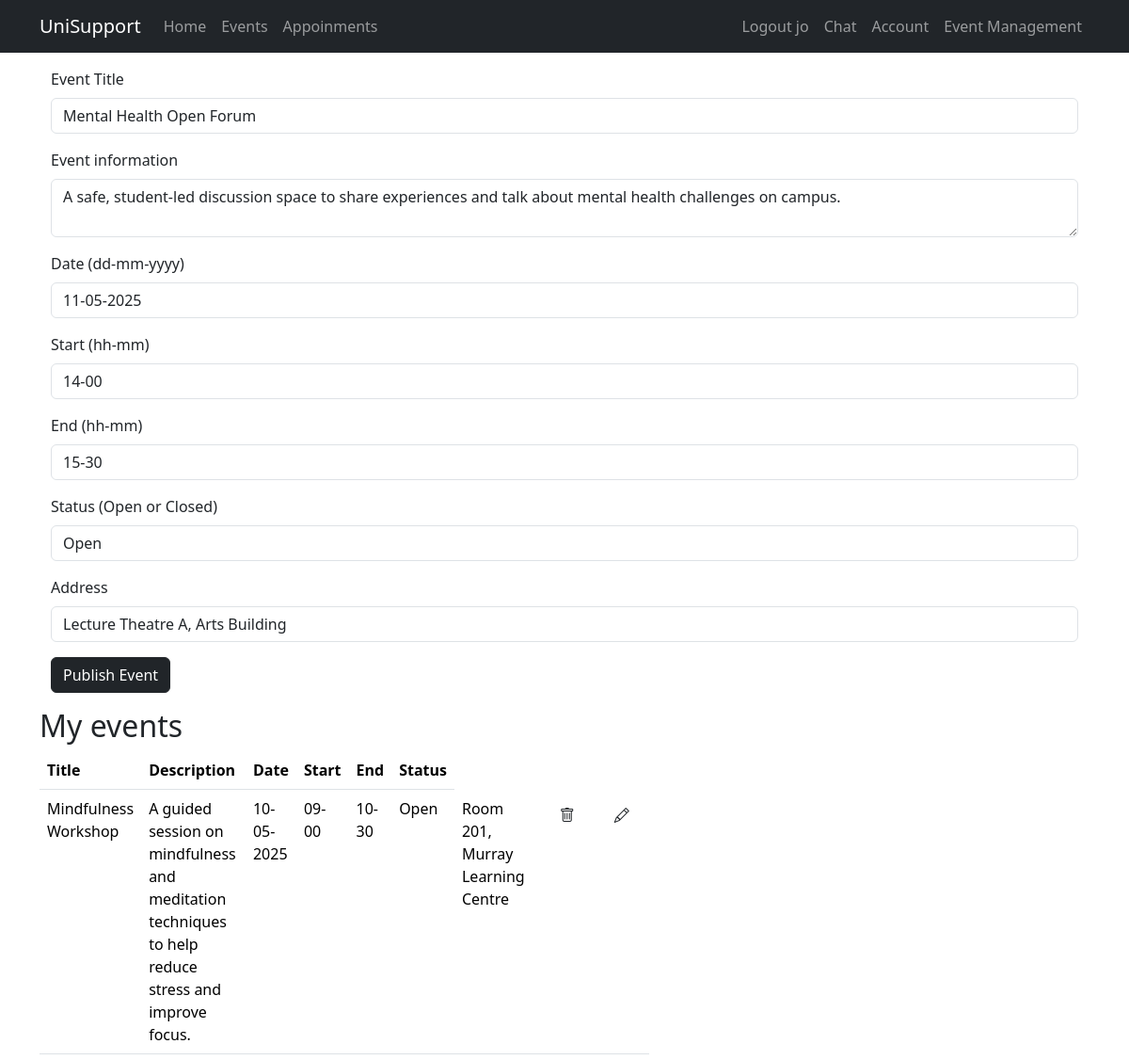
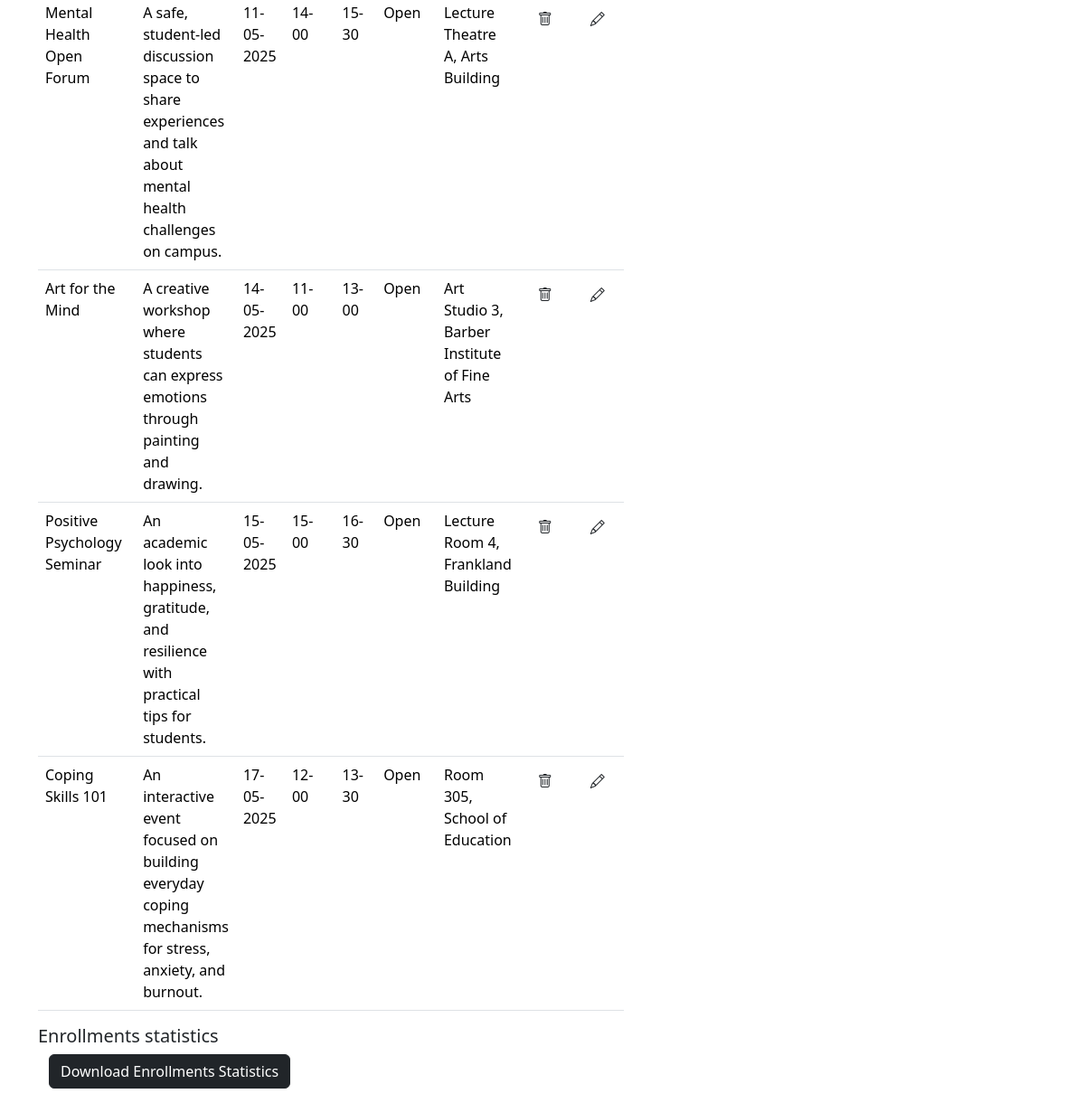
Page /edit_event/2 (signed in) on the committed database (2 pictures, top to bottom).
### app/models.py (models this page shows, shortened)
@dataclass
class User(UserMixin, db.Model):
    __tablename__ = 'users'
    id: so.Mapped[int] = so.mapped_column(primary_key=True)
    email: so.Mapped[str] = so.mapped_column(sa.String(120), index=True, unique=True)
    username: so.Mapped[str] = so.mapped_column(sa.String(64), index=True, unique=True)
    password_hash: so.Mapped[Optional[str]] = so.mapped_column(sa.String(256))
    role: so.Mapped[str] = so.mapped_column(sa.String(10), default="Normal")
    events: so.Mapped[list['Event']] = relationship(back_populates='user', cascade='all, delete-orphan')
    appointments: so.Mapped[list['Appointment']] = relationship(back_populates='user', cascade='all, delete-orphan')
    logs: so.Mapped[list['BookingLog']] = relationship(back_populates='user', cascade='all, delete-orphan')
    enrollments: so.Mapped[list['Enrollment']] = relationship(back_populates='user', cascade='all, delete-orphan')
    user_type: Mapped[str] = so.mapped_column(sa.String(64), default="user")
    __mapper_args__ = {
        "polymorphic_identity": "user",
        "polymorphic_on": user_type
    }

class Event(db.Model):
    __tablename__ = 'events'
    id: so.Mapped[int] = so.mapped_column(primary_key=True)
    title: so.Mapped[str] = so.mapped_column(sa.String(64), unique=True)
    text: so.Mapped[str] = so.mapped_column(sa.String(3200))
    username: so.Mapped[str] = so.mapped_column(ForeignKey('users.username'), index=True)
    user: so.Mapped['User'] = relationship(back_populates='events')
    status: so.Mapped[str] = so.mapped_column(sa.String(64),default='Open')
    date: so.Mapped[str] = so.mapped_column(sa.String(64),default='None')
    start_time: so.Mapped[str] = so.mapped_column(sa.String(64),default='None')
    end_time: so.Mapped[str] = so.mapped_column(sa.String(64),default='None')
    address: so.Mapped[str] = so.mapped_column(sa.String(256))

### app/views.py (the view, shortened to what this page needs)
@app.route("/edit_event/<int:event_id>", methods=['GET','POST'])
def edit_event(event_id):
    choose_form = ChooseForm()
    event_first = db.session.get(Event, event_id)
    form = EventsForm(edit = event_first.id,title=event_first.title, text=event_first.text, username = event_first.username, status = event_first.status, date = event_first.date, start_time = event_first.start_time, end_time = event_first.end_time, address = event_first.address )
    q = db.select(Event).where(Event.username == current_user.username)
    list_of_events = db.session.scalars(q)
    return render_template("manager.html", title="Event Management", form=form, choose_form=choose_form,
                           list_of_events = list_of_events)

### app/forms.py
class ChooseForm(FlaskForm):
    choice = HiddenField('Choice')
    appo_id = HiddenField('appo_id')
    user_id = HiddenField('user_id')
    current_choice = HiddenField()

class EventsForm(FlaskForm):
    edit = HiddenField(default='-1')
    title = StringField('Event Title', validators=[DataRequired()])
    text = TextAreaField('Event information', validators=[DataRequired()])
    date = StringField('Date (dd-mm-yyyy)', validators= [Regexp(r'^\d{2}-\d{2}-\d{4}$', message = "Date must be in format dd-mm-yyyy")])
    start_time = StringField('Start (hh-mm)', validators= [Regexp(r'^\d{2}-\d{2}$', message = "Start time must be in format hh-mm")])
    end_time = StringField('End (hh-mm)', validators= [Regexp(r'^\d{2}-\d{2}$', message = "End time must be in format hh-mm")])
    status = StringField('Status (Open or Closed)', validators=[AnyOf(values=["Open","Closed"], message= "Status must be either 'Open' or 'Closed'")])
    address = StringField("Address", validators=[DataRequired()])
    submit = SubmitField('Publish Event')

### app/models.py (called while the page is built)
@login.user_loader
def load_user(id):
    return db.session.get(User, int(id))

### app/templates/manager.html (shortened to what this page needs)
{% extends "base.html" %}
{% import "bootstrap_wtf.html" as wtf %}
{% block content %}
    <div class="container">
        {{ wtf.quick_form(form, action="", method="post", id="", novalidate=True, autofocus=False) }}
    </div>
<h2>My events</h2>
<div class="col-lg-3">
<table class="table">
<thead>
        <tr>
            <th>Title</th>
            <th>Description</th>
            <th>Date</th>
            <th>Start</th>
            <th>End</th>
            <th>Status</th>
        </tr>
    </thead>
    {% for event in list_of_events %}
        <tr>
            <td>{{event.title}}</td>
              <td>{{event.text}}</td>
            <td>{{event.date}}</td>
            <td>{{event.start_time}}</td>
            <td>{{event.end_time}}</td>
            <td>{{event.status}}</td>
            <td>{{event.address}}</td>
            <td><form action="{{ url_for('delete_event') }}" method="post">
                    <button class="btn" type="submit">
                        <i class="bi bi-trash"></i>
                    </button>
                </form></td>
            <td><div><form action="{{ url_for('edit_event', event_id=event.id) }}" method="get" style="display:inline;">
                       <button type="submit" class="btn" title="Edit">
                            <i class="bi bi-pencil"></i>
                    </button>
                 </form></div></td>
        </tr>
    {% endfor %}
</table>
</div>
    <h5>Enrollments statistics</h5>
<div class="container mb-3">
    <form action="{{ url_for('download_enrollments_csv') }}" method="post">
        <button class="btn btn-dark" type="submit">Download Enrollments Statistics</button>
    </form>
</div>
{% endblock %}

### app/templates/base.html (shortened to what this page needs)
<!doctype html>
<html lang="en">
<head>
    <link
            href="https://cdn.jsdelivr.net/npm/bootstrap@5.3.3/dist/css/bootstrap.min.css"
            rel="stylesheet"
>
    <link rel="stylesheet" href="https://cdn.jsdelivr.net/npm/bootstrap-icons@1.11.3/font/bootstrap-icons.min.css">
</head>
<body>
<nav class="navbar navbar-expand-sm bg-dark" data-bs-theme="dark">
    <div class="container">
        <a class="navbar-brand" href="{{ url_for('home') }}">UniSupport</a>
        <div class="collapse navbar-collapse" id="navbarSupportedContent">
            <ul class="navbar-nav me-auto mb-2 mb-lg-0">
                <li class="nav-item">
                    <a class="nav-link" aria-current="page" href="{{ url_for('home') }}">Home</a>
                </li>
                <li class="nav-item">
                    <a class="nav-link" aria-current="page" href="{{ url_for('events') }}">Events</a>
                </li>
                <li class="nav-item">
                    <a class="nav-link" aria-current="page" href="{{ url_for('appointments') }}">Appoinments</a>
                </li>
            </ul>
            <ul class="navbar-nav mb-2 mb-lg-0">
                {% if current_user.is_anonymous %}
                <li class="nav-item">
                    <a class="nav-link" aria-current="page" href="{{ url_for('login') }}">Login</a>
                </li>
                <li class="nav-item">
                    <a class="nav-link" aria-current="page" href="{{ url_for('register_email') }}">Register</a>
                </li>
                {% else %}
                <li class="nav-item">
                    <a class="nav-link" aria-current="page" href="{{ url_for('logout') }}">Logout {{ current_user.username }}</a>
                </li>
                <li class="nav-item">
                    <a class="nav-link" aria-current="page" href="{{ url_for('chat') }}">Chat</a>
                </li>
                <li class="nav-item">
                    <a class="nav-link" aria-current="page" href="{{ url_for('account') }}">Account</a>
                </li>
                {% if current_user.is_authenticated and current_user.role == "Organiser" %}
                <li class="nav-item">
                    <a class="nav-link" aria-current="page" href="{{ url_for('manager') }}">Event Management</a>
                </li>
                {% endif %}
                {% endif %}
            </ul>
        </div>
    </div>
</nav>
<div class="container">
    {% block content %}{% endblock content %}
</div>
</body>
</html>

### app/templates/bootstrap_wtf.html (shortened to what this page needs)
{% macro form_field(field, autofocus) %}
  {%- if field.type == 'BooleanField' %}
  <div class="form-check mb-3">
    {{ field(class='form-check-input') }}
    {{ field.label(class='form-check-label') }}
  </div>
  {%- elif field.type == 'SelectField' %}
    {{ field.label(class='form-label') }}
    {{ field(class='form-select mb-3' + (' is-invalid' if field.errors else '')) }}
    {%- for error in field.errors %}
    <div class="invalid-feedback">{{ error }}</div>
    {%- endfor %}
  {%- elif field.type == 'TextAreaField' %}
  <div class="mb-3">
    {{ field.label(class='form-label') }}
    {% if autofocus %}
      {{ field(class='form-control' + (' is-invalid' if field.errors else ''), autofocus=True) }}
    {% else %}
      {{ field(class='form-control' + (' is-invalid' if field.errors else '')) }}
    {% endif %}
  </div>
  {%- elif field.type == 'SubmitField' %}
  {{ field(class='btn btn-dark mb-3') }}
  {%- else %}
  <div class="mb-3">
    {{ field.label(class='form-label') }}
    {% if autofocus %}
      {{ field(class='form-control' + (' is-invalid' if field.errors else ''), autofocus=True) }}
    {% else %}
      {{ field(class='form-control' + (' is-invalid' if field.errors else '')) }}
    {% endif %}
  </div>
  {%- endif %}
{% endmacro %}
{% macro quick_form(form, action="", method="post", id="", novalidate=False, autofocus=False) %}
<form
  {%- if action != None %} action="{{ action }}"{% endif -%}
  {%- if method %} method="{{ method }}"{% endif %}
  {%- if novalidate %} novalidate{% endif -%}>
  {% set ns = namespace(first_field=autofocus) %}
  {%- for field in form %}
    {% if field.widget.input_type is undefined or field.widget.input_type != 'hidden' -%}
      {{ form_field(field, ns.first_field) }}
      {% set ns.first_field = false %}
    {%- endif %}
  {%- endfor %}
</form>
{% endmacro %}

### rows in the picture
User: username "jo"
Event: title "Mental Health Open Forum" "11-05-2025" "14-00" "15-30" "Open" "Lecture Theatre A, Arts Building", text "A safe, student-led discussion space to share experiences and talk about mental health challenges on campus.", title "Mental Health Open Forum", text "A safe, student-led discussion space to share experiences and talk about mental health challenges on campus.", date "11-05-2025", start_time "14-00", end_time "15-30", status "Open", address "Lecture Theatre A, Arts Building"
Event: title "Mindfulness Workshop", text "A guided session on mindfulness and meditation techniques to help reduce stress and improve focus.", date "10-05-2025", start_time "09-00", end_time "10-30", status "Open", address "Room 201, Murray Learning Centre"
Event: title "Art for the Mind", text "A creative workshop where students can express emotions through painting and drawing.", date "14-05-2025", start_time "11-00", end_time "13-00", status "Open", address "Art Studio 3, Barber Institute of Fine Arts"
Event: title "Positive Psychology Seminar", text "An academic look into happiness, gratitude, and resilience with practical tips for students.", date "15-05-2025", start_time "15-00", end_time "16-30", status "Open", address "Lecture Room 4, Frankland Building"
Event: title "Coping Skills 101", text "An interactive event focused on building everyday coping mechanisms for stress, anxiety, and burnout.", date "17-05-2025", start_time "12-00", end_time "13-30", status "Open", address "Room 305, School of Education"

### other values in the picture
{{ field.label(class='form-label') }} "Event Title" "Date (dd-mm-yyyy)" "Start (hh-mm)" "End (hh-mm)" "Status (Open or Closed)" "Address"
{{ field.label(class='form-label') }} "Event information"
